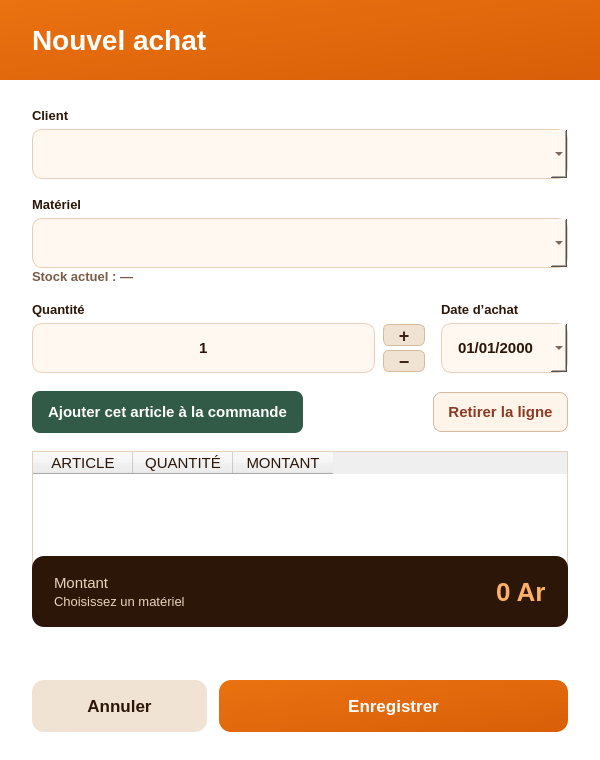
<?xml version="1.0" encoding="UTF-8"?>
<ui version="4.0">
 <class>NouveauAchat</class>
 <widget class="QDialog" name="NouveauAchat">
  <property name="geometry">
   <rect>
    <x>0</x>
    <y>0</y>
    <width>600</width>
    <height>760</height>
   </rect>
  </property>
  <property name="minimumSize">
   <size>
    <width>520</width>
    <height>680</height>
   </size>
  </property>
  <property name="windowTitle">
   <string>Achat</string>
  </property>
  <property name="styleSheet">
   <string notr="true">
QWidget { font-family: &quot;Segoe UI&quot;, &quot;Ubuntu&quot;, &quot;Noto Sans&quot;, &quot;DejaVu Sans&quot;, sans-serif; font-size: 15px; color: #2B1608; }
QLabel { background: transparent; }
QPushButton { outline: none; }
QDialog#NouveauAchat { background: #FFFFFF; }
QFrame#headerWidget { background: qlineargradient(x1:0, y1:0, x2:1, y2:1, stop:0 #EA7210, stop:1 #D95F08); }
QLabel#titleLabel { color: #FFFFFF; font-size: 28px; font-weight: 700; }

QLabel#labelClient, QLabel#labelMateriel, QLabel#labelQuantite, QLabel#labelDate { font-size: 13px; font-weight: 700; }
QLabel#labelStock { font-size: 13px; font-weight: 600; color: #7A5C45; }

QComboBox, QDateEdit { min-height: 48px; padding: 0 14px; border: 1px solid #E6CFB8; border-radius: 10px; background: #FFF8F1; color: #2B1608; font-weight: 500; }
QLineEdit#champQuantite { min-width: 128px; min-height: 48px; padding: 0 12px; border: 1px solid #E6CFB8; border-radius: 10px; background: #FFF8F1; color: #2B1608; font-size: 15px; font-weight: 500; selection-background-color: #E8D5C0; selection-color: #2B1608; }
QPushButton#btnAugmenterQuantite, QPushButton#btnReduireQuantite { border: 1px solid #D7B99B; border-radius: 6px; background: #F1E3D3; color: #3A2414; font-size: 18px; font-weight: 800; }
QPushButton#btnAugmenterQuantite:hover, QPushButton#btnReduireQuantite:hover { background: #E8D5C0; border-color: #EA7210; }
QPushButton#btnAugmenterQuantite:pressed, QPushButton#btnReduireQuantite:pressed { background: #DDBF9F; }
QPushButton#btnAjouterArticle { min-height: 42px; padding: 0 16px; border: 0; border-radius: 8px; background: #315B47; color: white; font-weight: 700; }
QPushButton#btnAjouterArticle:hover { background: #264A39; }
QPushButton#btnRetirerArticle { min-height: 38px; padding: 0 14px; border: 1px solid #D9B8A0; border-radius: 8px; background: #FFF4EA; color: #8A3B24; font-weight: 700; }
QPushButton#btnRetirerArticle:hover { background: #F7E3D4; }
QLabel#labelArticlesCommande { font-size: 15px; font-weight: 700; }
QTableWidget#tableArticlesCommande { min-height: 140px; background: white; border: 1px solid #E6CFB8; gridline-color: #F0E1D2; selection-background-color: #FFEBD6; selection-color: #2B1608; }
QTableWidget#tableArticlesCommande::item { padding: 6px 10px; }
QComboBox:focus, QLineEdit#champQuantite:focus, QDateEdit:focus { border: 1px solid #EA7210; }
QComboBox QAbstractItemView { background: #FFFFFF; border: 1px solid #E6CFB8; selection-background-color: #FFEBD6; selection-color: #2B1608; outline: 0; }

QFrame#widgetTotal { background: #2B1608; border-radius: 12px; }
QLabel#labelMontantTitre { color: #E9D3BC; }
QLabel#labelStockInfo { color: #E9D3BC; font-size: 13px; }
QLabel#labelMontantValeur { color: #FFB066; font-size: 26px; font-weight: 700; }
QLabel#labelErreur { color: #B62F2F; font-weight: 600; }
QPushButton#btnAnnuler { min-height: 52px; padding: 0 20px; border: 0; border-radius: 12px; font-size: 17px; font-weight: 700; background: #F1E3D3; color: #2B1608; }
QPushButton#btnAnnuler:hover { background: #E8D5C0; }
QPushButton#btnEnregistrer { min-height: 52px; padding: 0 20px; border: 0; border-radius: 12px; font-size: 17px; font-weight: 700; color: #FFFFFF; background: qlineargradient(x1:0, y1:0, x2:1, y2:1, stop:0 #EA7210, stop:1 #D95F08); }
QPushButton#btnEnregistrer:hover { background: qlineargradient(x1:0, y1:0, x2:1, y2:1, stop:0 #F5801E, stop:1 #E56A10); }
</string>
  </property>
  <layout class="QVBoxLayout" name="layoutPrincipal">
   <property name="spacing">
    <number>0</number>
   </property>
   <property name="leftMargin">
    <number>0</number>
   </property>
   <property name="topMargin">
    <number>0</number>
   </property>
   <property name="rightMargin">
    <number>0</number>
   </property>
   <property name="bottomMargin">
    <number>0</number>
   </property>
   <item>
    <widget class="QFrame" name="headerWidget">
     <layout class="QHBoxLayout" name="layoutHeader">
      <property name="leftMargin">
       <number>32</number>
      </property>
      <property name="topMargin">
       <number>24</number>
      </property>
      <property name="rightMargin">
       <number>32</number>
      </property>
      <property name="bottomMargin">
       <number>24</number>
      </property>
      <item>
       <widget class="QLabel" name="titleLabel">
        <property name="text">
         <string>Nouvel achat</string>
        </property>
       </widget>
      </item>
     </layout>
    </widget>
   </item>
   <item>
    <widget class="QWidget" name="corps" native="true">
     <layout class="QVBoxLayout" name="layoutCorps">
      <property name="spacing">
       <number>18</number>
      </property>
      <property name="leftMargin">
       <number>32</number>
      </property>
      <property name="topMargin">
       <number>28</number>
      </property>
      <property name="rightMargin">
       <number>32</number>
      </property>
      <property name="bottomMargin">
       <number>28</number>
      </property>
      <item>
       <layout class="QVBoxLayout" name="layoutChampClient">
        <property name="spacing">
         <number>6</number>
        </property>
        <item>
         <widget class="QLabel" name="labelClient">
          <property name="text">
           <string>Client</string>
          </property>
         </widget>
        </item>
        <item>
         <widget class="QComboBox" name="comboClient"/>
        </item>
       </layout>
      </item>
      <item>
       <layout class="QVBoxLayout" name="layoutChampMateriel">
        <property name="spacing">
         <number>6</number>
        </property>
        <item>
         <widget class="QLabel" name="labelMateriel">
          <property name="text">
           <string>Matériel</string>
          </property>
         </widget>
        </item>
        <item>
         <widget class="QComboBox" name="comboMateriel"/>
        </item>
        <item>
         <widget class="QLabel" name="labelStock">
          <property name="text">
           <string>Stock actuel : —</string>
          </property>
         </widget>
        </item>
       </layout>
      </item>
      <item>
       <layout class="QHBoxLayout" name="layoutQteDate">
        <property name="spacing">
         <number>16</number>
        </property>
        <item>
         <layout class="QVBoxLayout" name="layoutChampQte">
          <property name="spacing">
           <number>6</number>
          </property>
          <item>
           <widget class="QLabel" name="labelQuantite">
            <property name="text">
             <string>Quantité</string>
            </property>
           </widget>
          </item>
          <item>
           <layout class="QHBoxLayout" name="layoutQuantite">
            <property name="spacing"><number>8</number></property>
            <item>
             <widget class="QLineEdit" name="champQuantite">
              <property name="alignment"><set>Qt::AlignmentFlag::AlignCenter</set></property>
              <property name="text"><string>1</string></property>
              <property name="maxLength"><number>7</number></property>
             </widget>
            </item>
            <item>
             <layout class="QVBoxLayout" name="layoutBoutonsQuantite">
              <property name="spacing"><number>3</number></property>
              <item>
               <widget class="QPushButton" name="btnAugmenterQuantite">
                <property name="minimumSize"><size><width>42</width><height>22</height></size></property>
                <property name="maximumSize"><size><width>42</width><height>22</height></size></property>
                <property name="text"><string>+</string></property>
                <property name="autoDefault"><bool>false</bool></property>
               </widget>
              </item>
              <item>
               <widget class="QPushButton" name="btnReduireQuantite">
                <property name="minimumSize"><size><width>42</width><height>22</height></size></property>
                <property name="maximumSize"><size><width>42</width><height>22</height></size></property>
                <property name="text"><string>−</string></property>
                <property name="autoDefault"><bool>false</bool></property>
               </widget>
              </item>
             </layout>
            </item>
           </layout>
          </item>
         </layout>
        </item>
        <item>
         <layout class="QVBoxLayout" name="layoutChampDate">
          <property name="spacing">
           <number>6</number>
          </property>
          <item>
           <widget class="QLabel" name="labelDate">
            <property name="text">
             <string>Date d’achat</string>
            </property>
           </widget>
          </item>
          <item>
           <widget class="QDateEdit" name="dateEdit">
            <property name="displayFormat">
             <string>dd/MM/yyyy</string>
            </property>
            <property name="calendarPopup">
             <bool>true</bool>
            </property>
           </widget>
          </item>
         </layout>
        </item>
       </layout>
      </item>
      <item>
       <layout class="QHBoxLayout" name="layoutActionsArticles">
        <item>
         <widget class="QPushButton" name="btnAjouterArticle">
          <property name="cursor"><cursorShape>PointingHandCursor</cursorShape></property>
          <property name="text"><string>Ajouter cet article à la commande</string></property>
          <property name="autoDefault"><bool>false</bool></property>
         </widget>
        </item>
        <item>
         <spacer name="spacerActionsArticles">
          <property name="orientation"><enum>Qt::Orientation::Horizontal</enum></property>
          <property name="sizeHint" stdset="0"><size><width>24</width><height>20</height></size></property>
         </spacer>
        </item>
        <item>
         <widget class="QPushButton" name="btnRetirerArticle">
          <property name="cursor"><cursorShape>PointingHandCursor</cursorShape></property>
          <property name="text"><string>Retirer la ligne</string></property>
          <property name="autoDefault"><bool>false</bool></property>
         </widget>
        </item>
       </layout>
      </item>
      <item>
       <widget class="QTableWidget" name="tableArticlesCommande">
        <property name="editTriggers"><set>QAbstractItemView::EditTrigger::NoEditTriggers</set></property>
        <property name="selectionBehavior"><enum>QAbstractItemView::SelectionBehavior::SelectRows</enum></property>
        <property name="selectionMode"><enum>QAbstractItemView::SelectionMode::SingleSelection</enum></property>
        <property name="showGrid"><bool>false</bool></property>
        <property name="columnCount"><number>3</number></property>
        <attribute name="verticalHeaderVisible"><bool>false</bool></attribute>
        <attribute name="verticalHeaderDefaultSectionSize"><number>42</number></attribute>
        <column><property name="text"><string>ARTICLE</string></property></column>
        <column><property name="text"><string>QUANTITÉ</string></property></column>
        <column><property name="text"><string>MONTANT</string></property></column>
       </widget>
      </item>
      <item>
       <widget class="QFrame" name="widgetTotal">
        <layout class="QHBoxLayout" name="layoutTotal">
         <property name="leftMargin">
          <number>22</number>
         </property>
         <property name="topMargin">
          <number>18</number>
         </property>
         <property name="rightMargin">
          <number>22</number>
         </property>
         <property name="bottomMargin">
          <number>18</number>
         </property>
         <item>
          <layout class="QVBoxLayout" name="layoutTextesTotal">
           <property name="spacing">
            <number>2</number>
           </property>
           <item>
            <widget class="QLabel" name="labelMontantTitre">
             <property name="text">
              <string>Montant</string>
             </property>
            </widget>
           </item>
           <item>
            <widget class="QLabel" name="labelStockInfo">
             <property name="text">
              <string>Choisissez un matériel</string>
             </property>
            </widget>
           </item>
          </layout>
         </item>
         <item>
          <spacer name="spacerTotal">
           <property name="orientation">
            <enum>Qt::Orientation::Horizontal</enum>
           </property>
           <property name="sizeHint" stdset="0">
            <size>
             <width>40</width>
             <height>20</height>
            </size>
           </property>
          </spacer>
         </item>
         <item>
          <widget class="QLabel" name="labelMontantValeur">
           <property name="text">
            <string>0 Ar</string>
           </property>
          </widget>
         </item>
        </layout>
       </widget>
      </item>
      <item>
       <widget class="QLabel" name="labelErreur">
        <property name="text">
         <string/>
        </property>
        <property name="wordWrap">
         <bool>true</bool>
        </property>
       </widget>
      </item>
      <item>
       <spacer name="spacerBas">
        <property name="orientation">
         <enum>Qt::Orientation::Vertical</enum>
        </property>
        <property name="sizeHint" stdset="0">
         <size>
          <width>20</width>
          <height>20</height>
         </size>
        </property>
       </spacer>
      </item>
      <item>
       <layout class="QHBoxLayout" name="layoutBoutons" stretch="1,2">
        <property name="spacing">
         <number>12</number>
        </property>
        <item>
         <widget class="QPushButton" name="btnAnnuler">
          <property name="cursor">
           <cursorShape>PointingHandCursor</cursorShape>
          </property>
          <property name="text">
           <string>Annuler</string>
          </property>
          <property name="autoDefault">
           <bool>false</bool>
          </property>
         </widget>
        </item>
        <item>
         <widget class="QPushButton" name="btnEnregistrer">
          <property name="cursor">
           <cursorShape>PointingHandCursor</cursorShape>
          </property>
          <property name="text">
           <string>Enregistrer</string>
          </property>
          <property name="default">
           <bool>true</bool>
          </property>
         </widget>
        </item>
       </layout>
      </item>
     </layout>
    </widget>
   </item>
  </layout>
 </widget>
 <resources/>
 <connections/>
</ui>
